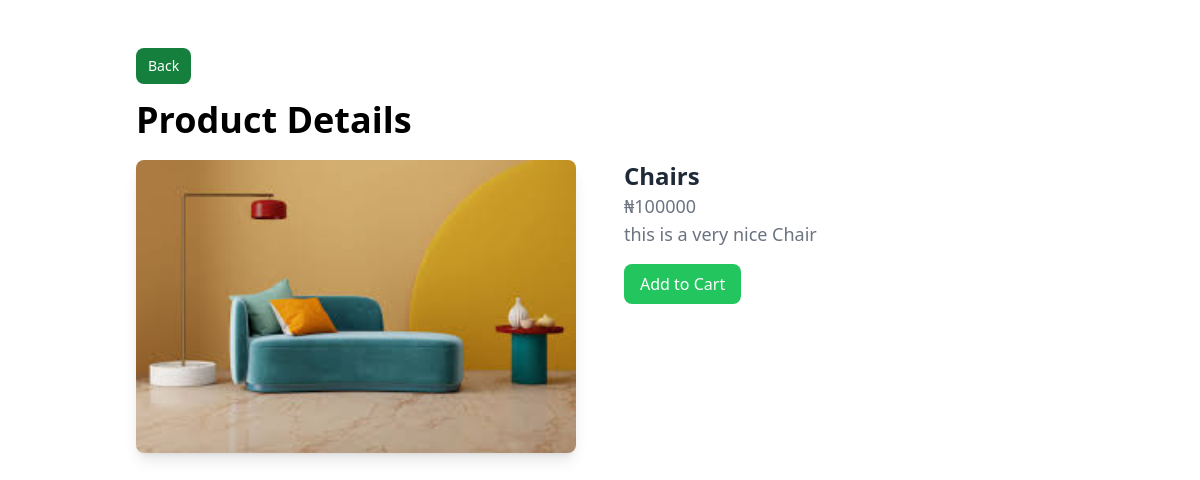
/store/product/4/, run on the app's committed database.
### Store/models.py (models this page shows, shortened)
class Product(models.Model):
    store = models.ForeignKey(Mystore, on_delete=models.CASCADE)
    name = models.CharField(max_length=50)
    price = models.PositiveIntegerField(default=1)
    description = models.CharField(max_length=100)
    image = models.ImageField(upload_to='productimages')

### Store/views.py (the view)
# urls.py: path('product/<int:product_id>/', views.product_detail, name='product_detail'),
def product_detail(request, product_id):
    product = Product.objects.get(id=product_id)
    context = {'product': product}
    return render(request, 'Store/product_details.html', context)

### Store/templates/Store/product_details.html (shortened to what this page needs)
{% extends "Store/base.html" %}
{% block content %}
<div class="container mx-auto p-6">
    <a href="{% url 'index' %}" class="inline-flex mb-4 items-center px-3 py-2 text-sm font-medium text-center text-white bg-green-700 rounded-lg hover:bg-green-800 focus:ring-4 focus:outline-none focus:ring-green-300 dark:bg-green-600 dark:hover:bg-green-700 dark:focus:ring-green-800">Back</a>
    <h1 class="text-4xl font-bold mb-5">Product Details</h1>
    {% if product %}
        <div class="grid grid-cols-1 md:grid-cols-2 lg:grid-cols-2 gap-12">
            <div>
                <img src="{{ product.image.url }}" alt="{{ product.name }}" class="w-full rounded-lg shadow-lg">
            </div>
            <div>
                <h2 class="text-2xl font-bold text-gray-800">{{ product.name }}</h2>
                <p class="text-lg text-gray-500">₦{{ product.price }}</p>
                <p class="text-lg text-gray-500">{{ product.description }}</p>
                <form action="{% url 'add_to_cart' product.id %}" method="POST">
                    <button class="bg-green-500 text-white px-4 py-2 rounded-lg mt-4">Add to Cart</button>
                </form>
            </div>
        </div>
    {% else %}
        <p class="text-center text-red-500">Product not found.</p>
    {% endif %}
</div>
{% endblock %}

### data on the page
Product: image (picture), name "Chairs", price "100000", description "this is a very nice Chair"
